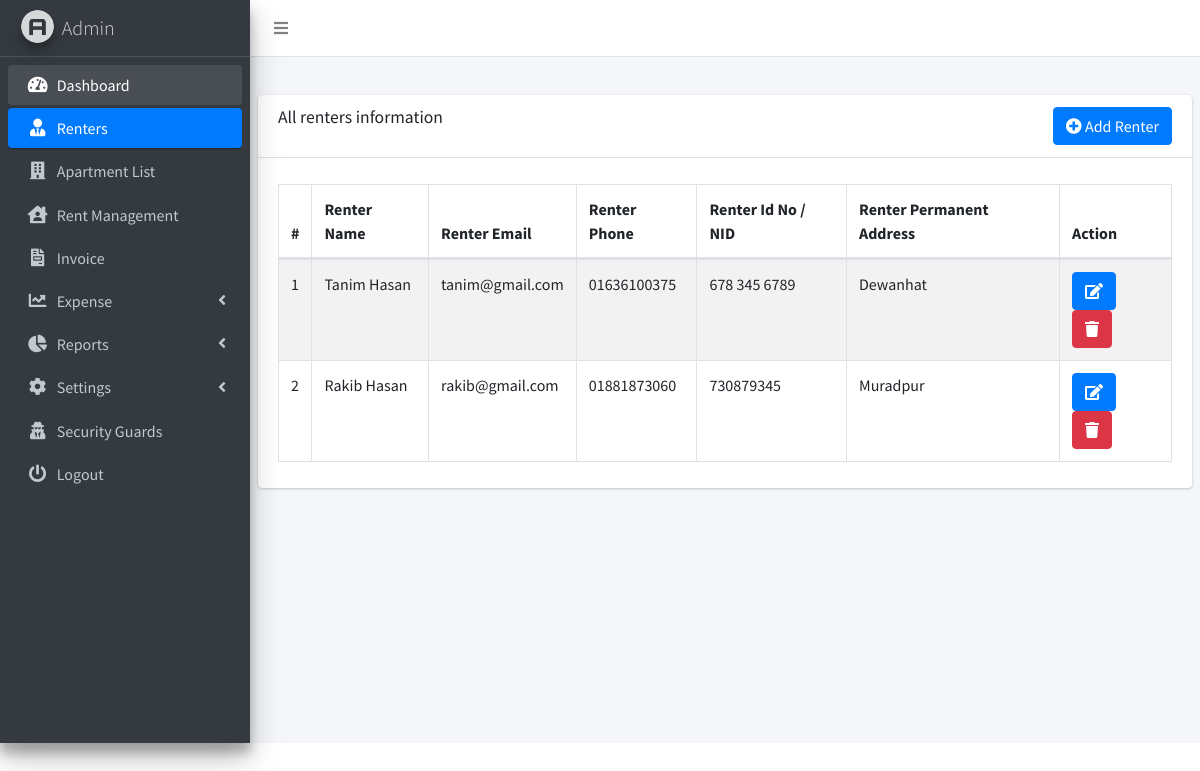
Screenshot of /renters.php (signed in) with the database file from the repository.
### tables this page shows
CREATE TABLE `renters` (
  `renter_id` int(11) NOT NULL,
  `renter_name` varchar(255) NOT NULL,
  `renter_email` varchar(255) NOT NULL,
  `renter_phone` varchar(255) NOT NULL,
  `renter_nid` varchar(255) NOT NULL,
  `renter_address` varchar(255) NOT NULL
);

### renters.php (the view, shortened to what this page needs)
<!DOCTYPE html>
<html lang="en">
<head>
    <link rel="stylesheet" href="dist/css/preloader.css">
    <link rel="stylesheet" href="plugins/fontawesome-free/css/all.min.css">
    <link rel="stylesheet" href="https://code.ionicframework.com/ionicons/2.0.1/css/ionicons.min.css">
    <link rel="stylesheet" href="plugins/datatables-bs4/css/dataTables.bootstrap4.min.css">
    <link rel="stylesheet" href="plugins/datatables-responsive/css/responsive.bootstrap4.min.css">
    <link rel="stylesheet" href="dist/css/adminlte.min.css">
    <link rel="stylesheet" href="dist/css/buttons.dataTables.min.css">
</head>
<body class="hold-transition sidebar-mini">
<div class="wrapper">
    <nav class="main-header navbar navbar-expand navbar-white navbar-light">
        <ul class="navbar-nav">
            <li class="nav-item">
                <a class="nav-link" data-widget="pushmenu" href="#" role="button"><i class="fas fa-bars"></i></a>
            </li>
        </ul>
    </nav>
    <aside class="main-sidebar sidebar-dark-primary elevation-4">
        <a href="#" class="brand-link">
            <img src="dist/img/AdminLTELogo.png"
                 alt="AdminLTE Logo"
                 class="brand-image img-circle elevation-3"
                 style="opacity: .8">
            <span class="brand-text font-weight-light">Admin</span>
        </a>
        <?php include 'sidebar.php'?>
    </aside>
    <div class="content-wrapper">
        <section class="content-header">
        </section>
        <section class="content">
            <div class="row">
                <div class="col-12">
                    <div class="card">
                        <div class="card-header">
                            <button type="button" onclick="location.href = 'add_renters.php';"
                                    class="btn btn-primary float-right"><i class='fas fa-plus-circle'></i> Add Renter
                            </button>
                            <h3 class="card-title">All renters information</h3>
                        </div>
                        <div class="card-body">
                            <table id="example1" class="table table-bordered table-striped">
                                <thead>
                                <tr>
                                    <th>#</th>
                                    <th>Renter Name</th>
                                    <th>Renter Email</th>
                                    <th>Renter Phone</th>
                                    <th>Renter Id No / NID</th>
                                    <th>Renter Permanent Address</th>
                                    <?php
                                    $user_type = $_SESSION['user_type'];
                                    if ($user_type == 'admin') {
                                        ?>
                                        <th>Action</th>
                                        <?php
                                    }
                                    ?>
                                </tr>
                                </thead>
                                <tbody>
                                <?php
                                include('db_connect.php');
                                $sql = "SELECT * FROM renters ORDER BY renter_id DESC";
                                $result = mysqli_query($con, $sql);
                                $i = 1;
                                while ($row = mysqli_fetch_array($result)) {
                                    echo "<tr>";
                                    echo "<td>" . $i . "</td>";
                                    echo "<td>" . $row['renter_name'] . "</td>";
                                    echo "<td>" . $row['renter_email'] . "</td>";
                                    echo "<td>" . $row['renter_phone'] . "</td>";
                                    echo "<td>" . $row['renter_nid'] . "</td>";
                                    echo "<td>" . $row['renter_address'] . "</td>";
                                    if ($user_type == 'admin') {
                                        echo "<td><a class='btn btn-primary'  href=\"edit_renter.php?id=" . $row['renter_id'] . "\" ><i class='fas fa-edit'></i></a>  ";
                                        echo "<a class='confirmation btn btn-danger'  href=\"delete_renter.php?id=" . $row['renter_id'] . "\" ><i class='fas fa-trash'></i></a></td>";
                                    }
                                    $i++;
                                    echo "</tr> ";
                                }
                                echo " </tbody>";
                                echo " </table>";
                                ?>
                        </div>
                    </div>
                </div>
            </div>
        </section>
    </div>
</div>
</body>
</html>

### rows the page displays
renters: renter_name "Tanim Hasan", renter_email "tanim@gmail.com", renter_phone "01636100375", renter_nid "678 345 6789", renter_address "Dewanhat"
renters: renter_name "Rakib Hasan", renter_email "rakib@gmail.com", renter_phone "01881873060", renter_nid "730879345", renter_address "Muradpur"
